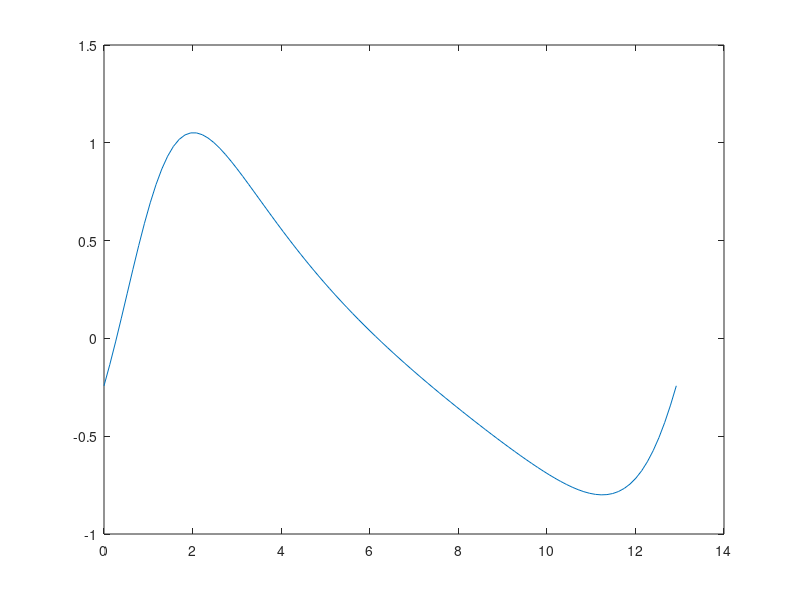

Reproduce this figure in MATLAB. (Note: this script raises an error after producing the figure.)
% Jacob Plumb
% Nearshore Sediment Transport, Final Project
% Code for "A. Intra-wave velocity time series"

% Version 3

close all
clear all
clc

% read-in field data
data = load("dataset_19971022_0700EST.mat");

% establish data for gauge 1
p = data.p(:,1); % water surface elevation (m, 2Hz) relative to zp
x = data.x(:,1); % cross-shore position of sensor
y = data.y(:,1); % alongshore position of sensor
zu = data.zu(:,1); % vertical position for u-sensor
zp = data.zp(:,1); % vertical position for p-sensor
zbed = data.zbed(:,1); % vertical position of seabed (from sonar altimeter)

u = [
-0.242259
-0.134112
-0.0181004
0.103613
0.228319
0.352905
0.474073
0.58859
0.69355
0.786594
0.866061
0.931035
0.981328
1.01737
1.04007
1.05068
1.05062
1.0414
1.02448
1.00124
0.972919
0.940625
0.905304
0.867756
0.828648
0.788526
0.747833
0.706921
0.666069
0.625491
0.585351
0.545772
0.50684
0.468617
0.431142
0.394434
0.358503
0.323346
0.288951
0.255302
0.222376
0.19015
0.158595
0.127684
0.0973852
0.0676702
0.0385086
0.00987062
-0.0182728
-0.0459501
-0.0731886
-0.100015
-0.126454
-0.15253
-0.178266
-0.203683
-0.228802
-0.25364
-0.278214
-0.302539
-0.326629
-0.350493
-0.374141
-0.397579
-0.42081
-0.443833
-0.466646
-0.489241
-0.511604
-0.533719
-0.555561
-0.577099
-0.598294
-0.619096
-0.639444
-0.659265
-0.67847
-0.696953
-0.714586
-0.731216
-0.746666
-0.760723
-0.773138
-0.78362
-0.791829
-0.797371
-0.799791
-0.79857
-0.793118
-0.782772
-0.766801
-0.744411
-0.71476
-0.676984
-0.630241
-0.573761
-0.506922
-0.429344
-0.340987
-0.242259];

t = [
0
0.130536
0.261072
0.391608
0.522145
0.652681
0.783217
0.913753
1.04429
1.17483
1.30536
1.4359
1.56643
1.69697
1.82751
1.95804
2.08858
2.21911
2.34965
2.48019
2.61072
2.74126
2.87179
3.00233
3.13287
3.2634
3.39394
3.52448
3.65501
3.78555
3.91608
4.04662
4.17716
4.30769
4.43823
4.56876
4.6993
4.82984
4.96037
5.09091
5.22145
5.35198
5.48252
5.61305
5.74359
5.87413
6.00466
6.1352
6.26573
6.39627
6.52681
6.65734
6.78788
6.91841
7.04895
7.17949
7.31002
7.44056
7.5711
7.70163
7.83217
7.9627
8.09324
8.22378
8.35431
8.48485
8.61538
8.74592
8.87646
9.00699
9.13753
9.26807
9.3986
9.52914
9.65967
9.79021
9.92075
10.0513
10.1818
10.3124
10.4429
10.5734
10.704
10.8345
10.965
11.0956
11.2261
11.3566
11.4872
11.6177
11.7483
11.8788
12.0093
12.1399
12.2704
12.4009
12.5315
12.662
12.7925
12.923];

fig = figure();
plot(t, u); hold on 
yline(0)

% concatenate "u" and "t" to associate time data with velocity data
u_with_t = [u, t];

% do zero up crossing analysis
% find zero-up crossings for the current gauge's velocity data
zero_upcrossings_indices = find(u_with_t(1:end - 1, 1) <= 0 & u_with_t(2:end, 1) > 0);

% extract wave data for each zero-up crossing
all_waves = cell(1, numel(zero_upcrossings_indices));
for i = 1:numel(zero_upcrossings_indices)
    start_idx = zero_upcrossings_indices(i);
    if i < numel(zero_upcrossings_indices)
        end_idx = zero_upcrossings_indices(i + 1);
    else
        end_idx = size(u_with_t, 1);
    end
    all_waves{i} = u_with_t(start_idx:end_idx, :);
end

% now, the variable, "waves" is a cell array with all the intra-waves
% extracted into their own double array

% % % % % % % % % % % % % % % % % % % % % % % % % % % % % % % % % % % % % 

zero_downcrossings_indices = find(u_with_t(1:end - 1, 1) > 0 & u_with_t(2:end, 1) <= 0);
zero_downcrossings = t(zero_downcrossings_indices);

% % % % % % % % % % % % % % % % % % % % % % % % % % % % % % % % % % % % % 

% identify time associated with the velocity positive maxima for each wave

% iterate for all the intra-waves
for i = 1:numel(all_waves)
    % extract the velocity and time data for each wave
    wave_data = all_waves{i};
    wave_velocity = wave_data(:, 1);
    wave_time = wave_data(:, 2);

    % find the maximum velocity value within the wave
    [max_velocity, max_index] = max(wave_velocity);

    % store the maximum velocity value as positive maxima
    max_pos_velocity(1, i) = max_velocity;
    
    % store the time associated with the maximum velocity
    max_pos_time(1, i) = wave_time(max_index);
end

% % % % % % % % % % % % % % % % % % % % % % % % % % % % % % % % % % % % %

% identify time associated with the velocity negative maxima for each wave

% iterate for all the intra-waves
for i = 1:numel(all_waves)
    % extract the velocity and time data for each wave
    wave_data = all_waves{i};
    wave_velocity = wave_data(:, 1);
    wave_time = wave_data(:, 2);
    
    % find the minimum velocity value within the wave
    [min_velocity, min_index] = min(wave_velocity(1:end));
    
    % store the minimum velocity value as negative maxima
    max_neg_velocity(1, i) = min_velocity;
    
    % store the time associated with the minimum velocity
    max_neg_time(1, i) = wave_time(min_index);
end

% % % % % % % % % % % % % % % % % % % % % % % % % % % % % % % % % % % % %

% add the zero_downcrossings, maxima_negative_time, and
% maxima_positive_time

for i = 1:numel(all_waves)
    % assign zero_downcrossings if data exists
    if ~isempty(zero_downcrossings(i))
        all_waves{1, i}(1, 3) = zero_downcrossings(i);
    end
    
    % assign maxima_positive_time if data exists
    if ~isempty(max_pos_time(1, i))
        all_waves{1, i}(1, 4) = max_pos_time(1, i);
    end
    
    % Assign maxima_negative_time if data exists
    if ~isempty(max_neg_time(1, i))
        all_waves{1, i}(1, 5) = max_neg_time(1, i);
    end
end

% all_waves 1st column is velocity data
% all_waves 2nd column is time data
% all_waves 3rd column is time at zero down crossing
% all_waves 4th column is time at positive maxima
% all_waves 5th column is time at negative maxima

% % % % % % % % % % % % % % % % % % % % % % % % % % % % % % % % % % % % %

% parameterize T, T_c, T_t, T_cu, T_tu for each intra-wave
for i = 1:numel(all_waves)
    T(1, i) = all_waves{1, i}(end, 2) - all_waves{1, i}(1, 2);
    T_c(1, i) = all_waves{1, i}(1, 3) - all_waves{1, i}(1, 2);
    T_t(1, i) = all_waves{1, i}(end, 2) - all_waves{1, i}(1, 3);
    T_cu(1, i) = all_waves{1, i}(1, 4) - all_waves{1, i}(1, 2);
    T_tu(1, i) = all_waves{1, i}(1, 5) - all_waves{1, i}(1, 3);
end

% % % % % % % % % % % % % % % % % % % % % % % % % % % % % % % % % % % % %

% eqn (4): u_x = u_w + abs(u_delta) * cos(phi);

% iterate to get time varying free-stream orbital velocity subscript, "w"
% for wave

for i = 1:numel(all_waves)
    u_w{1, i} = detrend(all_waves{1, i}(:, 1), 'constant');
end

% determine steady state current velocity, "u_delta"

for i = 1:numel(all_waves)
    u_delta(1, i) = mean(all_waves{1, i}(:, 1));
end

% calculate u_x, time varying orbital velocity in x-direction
for i = 1:numel(all_waves)
    u_x{1, i} = u_w{1, i} + abs(u_delta(1, i));
end

% % % % % % % % % % % % % % % % % % % % % % % % % % % % % % % % % % % % %

% eqn (5): u_y = abs(u_delta) * sin(phi); 

% calculate u_y, orbital velocity in y-direction

% for i = 1:numel(all_waves)
%     u_y{1, i} = abs(u_delta{1, i}) .* sin(phi);
% end

% % % % % % % % % % % % % % % % % % % % % % % % % % % % % % % % % % % % %

% eqn (8): u_hat = sqrt((2 / T) * trapz((u_w) ^ 2));

% iterate to calculate u_hat for each wave

keyboard

for i = 1:numel(all_waves)
    u_hat(1, i) = sqrt((2 ./ T(1, i) .* trapz(linspace(0, T(1, i), numel(u_w{1, i})), u_w{1, i} .^ 2)));
end

% % % % % % % % % % % % % % % % % % % % % % % % % % % % % % % % % % % % %

% eqn (8a)

% iterate to calculate u_hat_c for each wave

for i = 1:numel(all_waves)
    u_hat_c(1, i) = max(detrend(u_w{1,i}, 'constant'));
end

% % % % % % % % % % % % % % % % % % % % % % % % % % % % % % % % % % % % %

% eqn (8b)

% iterate to calculate u_hat_t for each wave

for i = 1:numel(all_waves)
    u_hat_t(1, i) = min(detrend(u_w{1,i}, 'constant'));
end

% % % % % % % % % % % % % % % % % % % % % % % % % % % % % % % % % % % % %

% eqn (9): a_hat = (u_hat * T) / (2 * pi);

% iterate to calculate a_hat for each wave
for i = 1:numel(all_waves)
    a_hat(1, i) = (u_hat(1, i) .* T(1, i)) ./ (2 * pi);
end


% % % % % % % % % % % % % % % % % % % % % % % % % % % % % % % % % % % % %

% eqn (10): u_tilda_cr = (1 / 2) * sqrt(2) * u_hat_c;

% iterate to calculate u_tilda_cr for each wave

for i = 1:numel(all_waves)
    u_tilda_cr(1, i) = (1 / 2) .* sqrt(2) .* u_hat_c(1, i);
end

% % % % % % % % % % % % % % % % % % % % % % % % % % % % % % % % % % % % %

% eqn (11): u_tilda_tr = (1 / 2) * sqrt(2) * u_hat_t;

% iterate to calculate u_tilda_tr

for i = 1:numel(all_waves)
    u_tilda_tr(1, i) = (1 / 2) .* sqrt(2) .* u_hat_t(1, i);
end

% % % % % % % % % % % % % % % % % % % % % % % % % % % % % % % % % % % % %

% eqn (12)
% u_crx = u_tilda_cr + abs(u_delta * cos(phi));
% u_cry = abs(u_delta * sin(phi));
% u_vec_cr = [u_crx u_cry];

% iterate to calculate u_crx and u_cry
for i = 1:numel(all_waves)
    u_crx(1, i) = u_tilda_cr(1, i) + abs(u_delta(1, i));
    % u_cry(1, i) = abs(u_delta(1, i) * cos(phi));
end

% % % % % % % % % % % % % % % % % % % % % % % % % % % % % % % % % % % % %

% eqn (13)
% u_trx = -u_tilda_tr + abs(u_delta * cos(phi));
% u_try = abs(u_delta * sin(phi));
% u_vec_tr = [u_trx u_try];

% iterate to calculate u_trx and u_try

for i = 1:numel(all_waves)
    u_trx(1, i) = -u_tilda_tr(1, i) + abs(u_delta(1, i));
end

% % % % % % % % % % % % % % % % % % % % % % % % % % % % % % % % % % % % %

% eqn (celerity)

% iterate over all gauges to calculate mean eta (via pressure), then water depth

p_avg = mean(p);
h = zp - zbed + p_avg;

keyboard

% call "wavelength" function at bottom of script to calculate the
% wavelength for each intra-wave
g=9.81;
for i = 1:numel(all_waves)
    L(1, i) = 2*pi/wavenumber(T(1, i), h, g);
end

% iterate to calculate c_w, celerity

for i = 1:numel(all_waves)
    c_w(1, i) = L(1, i) ./ T(1, i);
end

% create an output file of parameters needed for other parts of the project
output_file = 'A_intrawave_velocity_timeseries_output_file.mat'; % file name

% save the variables to a .mat file
save(output_file, 'T', 'T_c', 'T_t', 'T_cu', 'T_tu', 'u_w', 'u_delta', 'u_x', ...
    'u_hat', 'u_hat_c', 'u_hat_t', 'a_hat', 'u_tilda_cr', 'u_tilda_tr', ...
    'u_crx', 'u_trx', 'c_w');


% % % % % % % % % % % % % % % % % % % % % % % % % % % % % % % % % % % % %

% This function solves the linear wave dispersion relation. This is based 
% on the two-step solution method given by Simarro & Orfila (2013). The 
% method uses an initial guess (from Beji, 2013) with a one-step correction 
% given by Newton’s method. 
%
% by: Luis Daniel Perez-Squeo
% 
% Inputs: T --- wave period [s] (scalar)
%         h --- water depth [m] (vector or scalar)
%         g --- gravitational acceleration [9.81m/s^2 or 32.17 ft/s^2]
%               (scalar)
% Output: k --- wavenumber [1/m] (same dimensions as h)

function k = wavenumber(T,h,g)

    % kh - Deep water approximation
    kh_0 = 4*(pi^2)*h./(g*(T.^2));
    
    % kh - Explicit approximation (Beji, 2013)
    kh_B = kh_0./sqrt(tanh(kh_0)) .* (1 + kh_0.^(1.09).*exp(-1.55 - 1.3*kh_0 - 0.216*(kh_0.^2)));
    
    % kh - 1-step correction with Netwon's method (Simarro & Orfila, 2013)
    kh_next = (kh_B.^2 + kh_0.*(cosh(kh_B).^2))./(kh_B + sinh(kh_B).*cosh(kh_B));
    
    % k
    k = kh_next./h;
end
